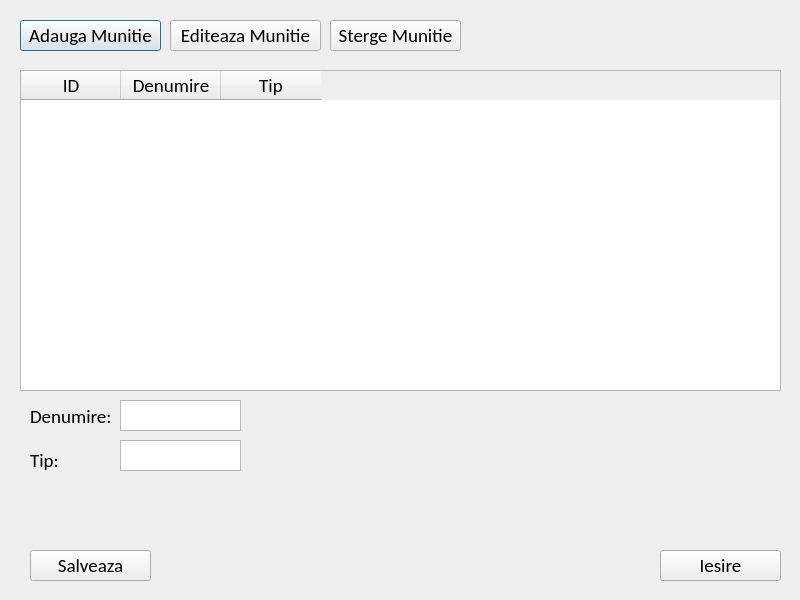
<?xml version="1.0" encoding="UTF-8"?>
<ui version="4.0">
 <class>Dialog_clienti</class>
 <widget class="QDialog" name="Dialog_clienti">
  <property name="geometry">
   <rect>
    <x>0</x>
    <y>0</y>
    <width>800</width>
    <height>600</height>
   </rect>
  </property>
  <property name="windowTitle">
   <string>Dialog</string>
  </property>
  <widget class="QTableWidget" name="table">
   <property name="geometry">
    <rect>
     <x>20</x>
     <y>70</y>
     <width>761</width>
     <height>321</height>
    </rect>
   </property>
   <property name="font">
    <font>
     <family>Calibri</family>
     <pointsize>14</pointsize>
    </font>
   </property>
   <column>
    <property name="text">
     <string>ID</string>
    </property>
   </column>
   <column>
    <property name="text">
     <string>Denumire</string>
    </property>
   </column>
   <column>
    <property name="text">
     <string>Tip</string>
    </property>
   </column>
  </widget>
  <widget class="QPushButton" name="button_adauga">
   <property name="geometry">
    <rect>
     <x>20</x>
     <y>20</y>
     <width>141</width>
     <height>31</height>
    </rect>
   </property>
   <property name="font">
    <font>
     <family>Calibri</family>
     <pointsize>14</pointsize>
    </font>
   </property>
   <property name="text">
    <string>Adauga Munitie</string>
   </property>
  </widget>
  <widget class="QPushButton" name="button_editeaza">
   <property name="geometry">
    <rect>
     <x>170</x>
     <y>20</y>
     <width>151</width>
     <height>31</height>
    </rect>
   </property>
   <property name="font">
    <font>
     <family>Calibri</family>
     <pointsize>14</pointsize>
    </font>
   </property>
   <property name="text">
    <string>Editeaza Munitie</string>
   </property>
  </widget>
  <widget class="QPushButton" name="button_sterge">
   <property name="geometry">
    <rect>
     <x>330</x>
     <y>20</y>
     <width>131</width>
     <height>31</height>
    </rect>
   </property>
   <property name="font">
    <font>
     <family>Calibri</family>
     <pointsize>14</pointsize>
    </font>
   </property>
   <property name="text">
    <string>Sterge Munitie</string>
   </property>
  </widget>
  <widget class="QTextEdit" name="text_denumire">
   <property name="geometry">
    <rect>
     <x>120</x>
     <y>400</y>
     <width>121</width>
     <height>31</height>
    </rect>
   </property>
   <property name="font">
    <font>
     <family>Calibri</family>
     <pointsize>12</pointsize>
    </font>
   </property>
  </widget>
  <widget class="QLabel" name="label">
   <property name="geometry">
    <rect>
     <x>30</x>
     <y>410</y>
     <width>81</width>
     <height>13</height>
    </rect>
   </property>
   <property name="font">
    <font>
     <family>Calibri</family>
     <pointsize>14</pointsize>
    </font>
   </property>
   <property name="text">
    <string>Denumire:</string>
   </property>
  </widget>
  <widget class="QPushButton" name="button_salveaza">
   <property name="geometry">
    <rect>
     <x>30</x>
     <y>550</y>
     <width>121</width>
     <height>31</height>
    </rect>
   </property>
   <property name="font">
    <font>
     <family>Calibri</family>
     <pointsize>14</pointsize>
    </font>
   </property>
   <property name="text">
    <string>Salveaza</string>
   </property>
  </widget>
  <widget class="QPushButton" name="button_iesire">
   <property name="geometry">
    <rect>
     <x>660</x>
     <y>550</y>
     <width>121</width>
     <height>31</height>
    </rect>
   </property>
   <property name="font">
    <font>
     <family>Calibri</family>
     <pointsize>14</pointsize>
    </font>
   </property>
   <property name="text">
    <string>Iesire</string>
   </property>
  </widget>
  <widget class="QTextEdit" name="text_tip">
   <property name="geometry">
    <rect>
     <x>120</x>
     <y>440</y>
     <width>121</width>
     <height>31</height>
    </rect>
   </property>
   <property name="font">
    <font>
     <family>Calibri</family>
     <pointsize>12</pointsize>
    </font>
   </property>
  </widget>
  <widget class="QLabel" name="label_2">
   <property name="geometry">
    <rect>
     <x>30</x>
     <y>450</y>
     <width>81</width>
     <height>21</height>
    </rect>
   </property>
   <property name="font">
    <font>
     <family>Calibri</family>
     <pointsize>14</pointsize>
    </font>
   </property>
   <property name="text">
    <string>Tip:</string>
   </property>
  </widget>
 </widget>
 <resources/>
 <connections/>
</ui>
